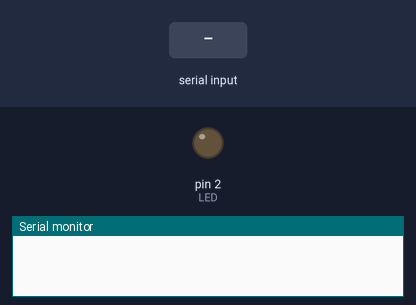
A sketch run on a simulated Arduino Uno, built with avr-gcc and run on an emulated ATmega328P. On the bench: output pins drawn as LEDs (lit = HIGH), the last lines printed to the serial monitor. The test bench sets the inputs (shaded band).

Above: at 1.2 s.
1.3 s: "1" received over Serial
At 2.5 s:
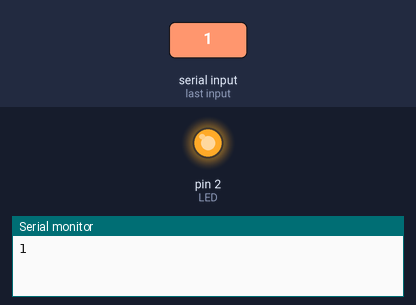
2.8 s: "0" received over Serial
At 3.7 s:
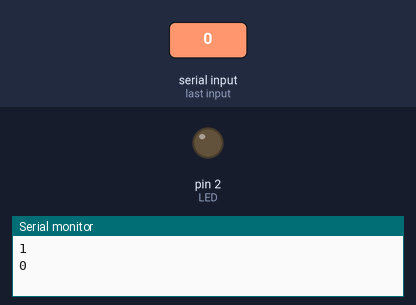
Timing chart, 0 to 5.8 s (numbered marks = the images above; inputs shaded):
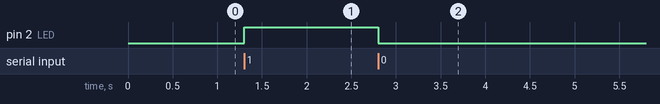

Measured:
- after the input at 1.3 s, pin 2 (LED): LOW → HIGH at once
- after the input at 2.8 s, pin 2 (LED): HIGH → LOW at once

The sketch:

sketch_sep27b.ino
```cpp
//Receiver (Rx) Arduino Board Code

char serialinput  = ' ';
byte LED = 2;

void setup()
{
   pinMode(LED, OUTPUT);
   Serial.begin(9600);
}
void loop()
{
   if(Serial.available())
   {
      char serialinput = Serial.read();
      if (serialinput =='0') { digitalWrite(LED, LOW); }
      if (serialinput =='1') { digitalWrite(LED, HIGH); }
      Serial.println(serialinput);
   }
}
```
